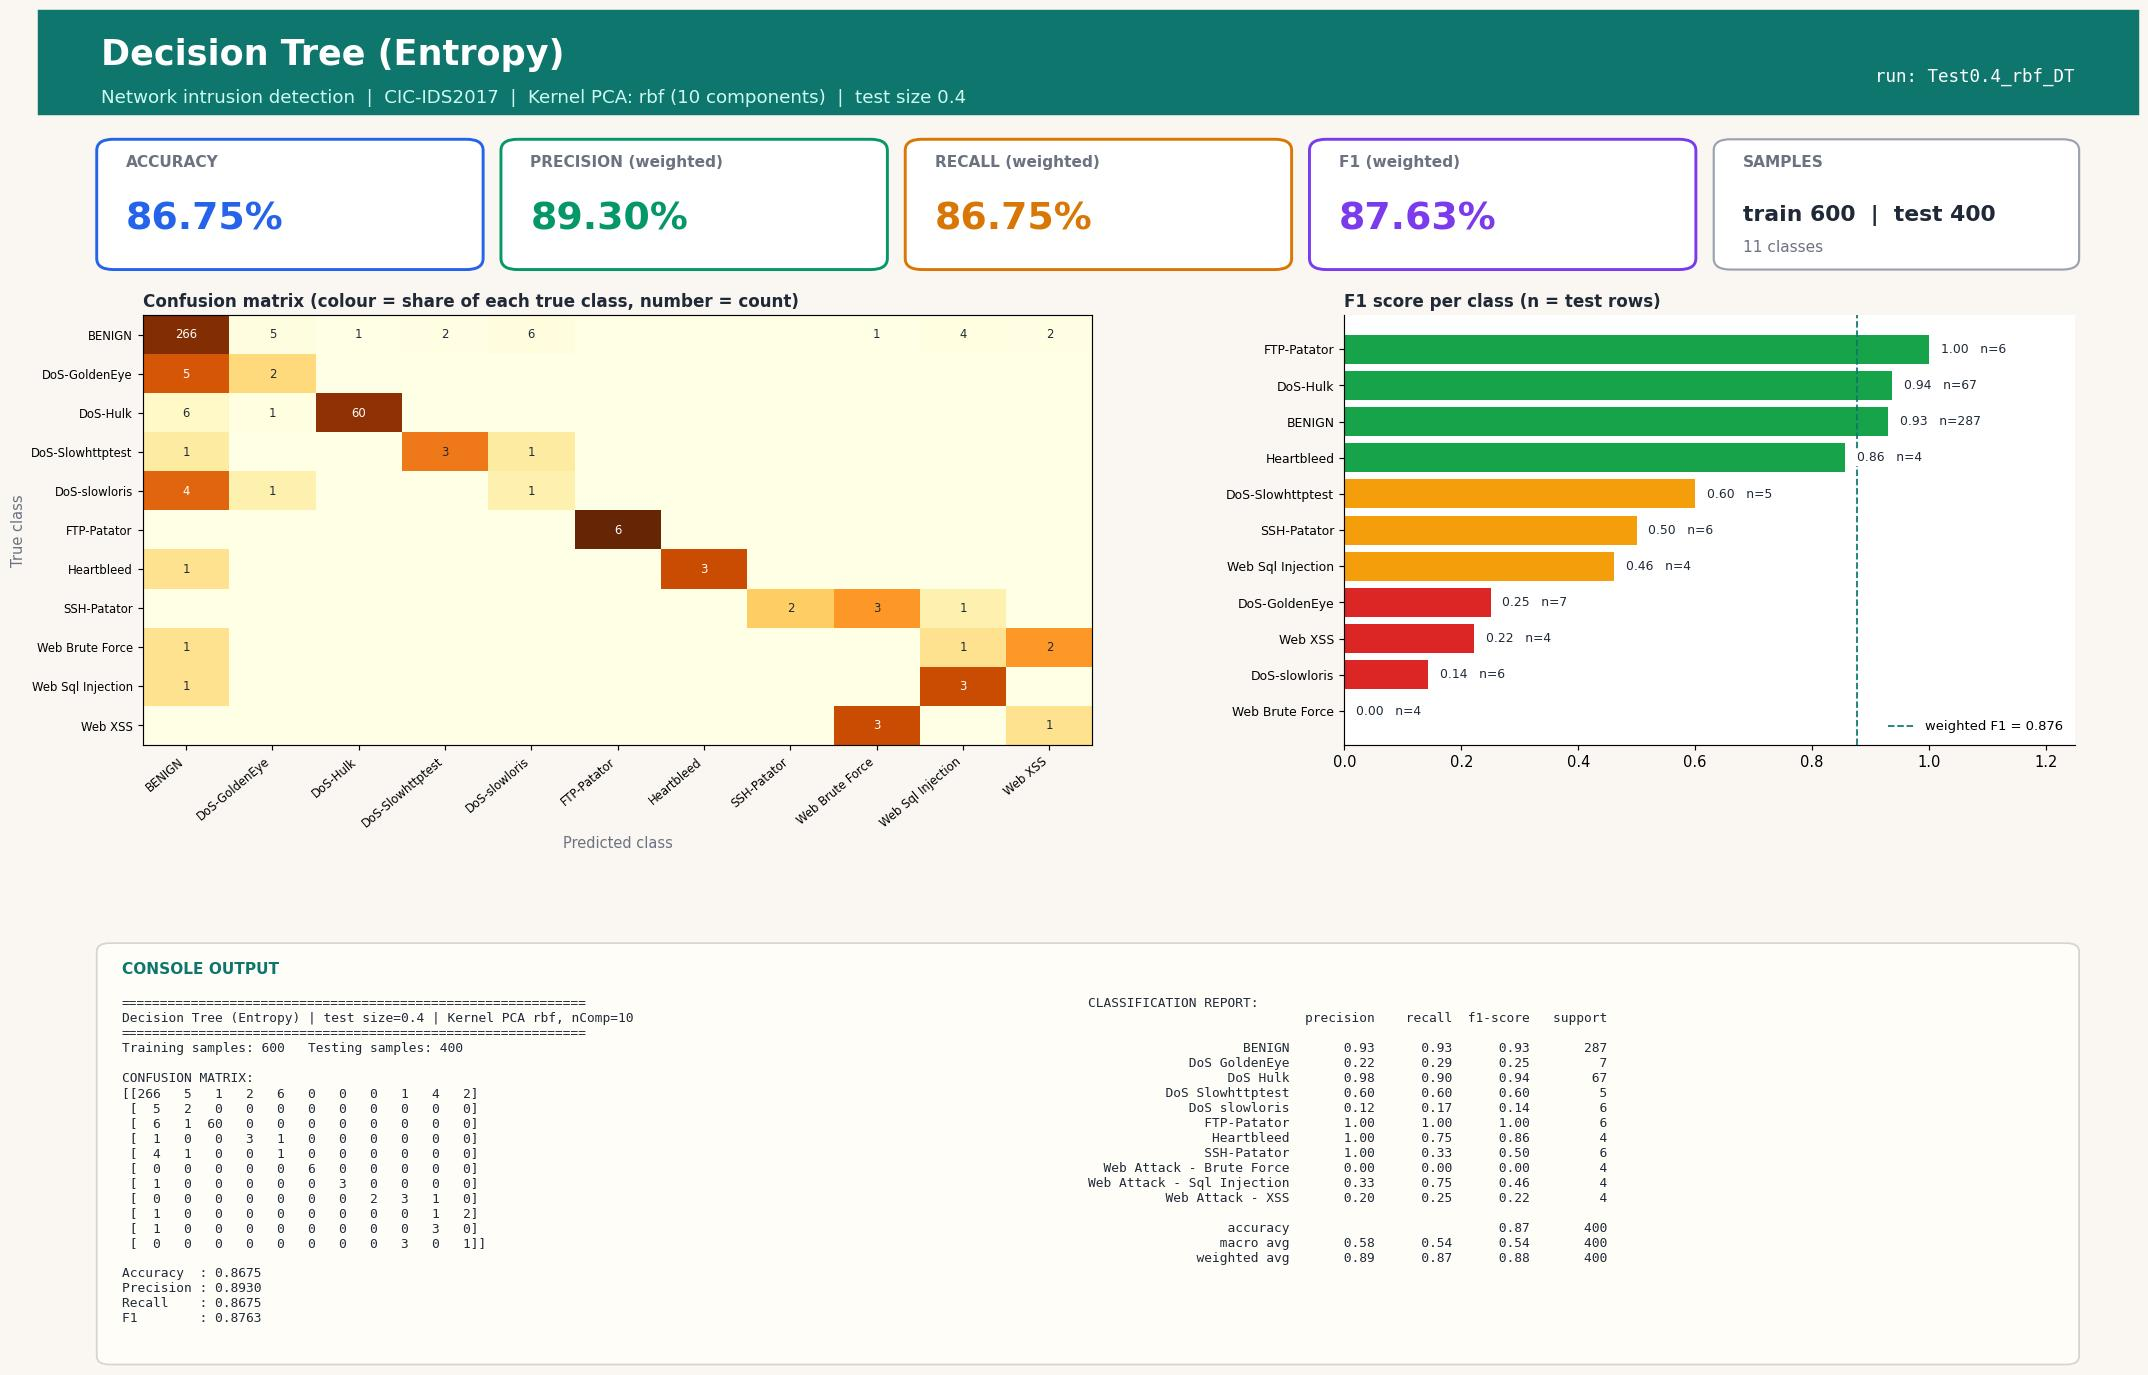

Recreate this plot in Python.
#!/usr/bin/env python3
"""Decision Tree (Entropy) | Test size 0.4 | Kernel PCA kernel=rbf, n_components=10
CIC-IDS2017 (Tue+Wed+Thu-morning) 1000-row stratified sample.
Run in any IDE (Spyder / VS Code / PyCharm / Jupyter): open the file and press Run, no arguments needed.
Saves next to this file: 'Test0.4_rbf_DT.jpg' - one image with the console output (confusion matrix, metrics, classification report) plus charts."""
import json, os
import numpy as np
import matplotlib.pyplot as plt
from sklearn.decomposition import KernelPCA
from sklearn.tree import DecisionTreeClassifier
from sklearn.metrics import (accuracy_score, classification_report, confusion_matrix,
                             f1_score, precision_score, recall_score)
from sklearn.model_selection import train_test_split
from sklearn.preprocessing import StandardScaler

TEST_SIZE, KERNEL, N_COMP, ALG, ALG_NAME = 0.4, "rbf", 10, "DT", "Decision Tree (Entropy)"
try:
    HERE = os.path.dirname(os.path.abspath(__file__))
except NameError:                      # Jupyter / interactive console
    HERE = os.getcwd()
def _find_root():                      # folder that contains data/sample.npz (works from any working directory)
    for p in (HERE, os.path.join(HERE, ".."), os.path.join(HERE, "..", ".."), os.getcwd()):
        if os.path.exists(os.path.join(p, "data", "sample.npz")):
            return os.path.abspath(p)
    raise FileNotFoundError("data/sample.npz not found - run prepare_data.py or keep the repo folder structure")
ROOT = _find_root()
tag = f"Test{TEST_SIZE}_{KERNEL}_{ALG}"

# 1. LOAD cached, cleaned sample (see prepare_data.py)
d = np.load(os.path.join(ROOT, "data", "sample.npz"), allow_pickle=True)
X, y, class_names = d["X"], d["y"], [str(c).replace("�", "-") for c in d["classes"]]

# 2. SPLIT
X_train, X_test, y_train, y_test = train_test_split(
    X, y, test_size=TEST_SIZE, random_state=42, stratify=y)

# 3. SCALE (fit on train only)
scaler = StandardScaler()
X_train = scaler.fit_transform(X_train); X_test = scaler.transform(X_test)

# 4. DIMENSIONALITY REDUCTION: Kernel PCA (fit on train only; gamma = sklearn default 1/n_features)
kpca = KernelPCA(n_components=N_COMP, kernel=KERNEL, random_state=0)
X_train = kpca.fit_transform(X_train); X_test = kpca.transform(X_test)

# 5. CLASSIFIER
classifier = DecisionTreeClassifier(criterion="entropy", random_state=0)
classifier.fit(X_train, y_train)
y_pred = classifier.predict(X_test)

# 6. METRICS
labels = np.arange(len(class_names))
cm = confusion_matrix(y_test, y_pred, labels=labels)
res = dict(test_size=TEST_SIZE, kernel=KERNEL, n_components=N_COMP, algorithm=ALG, model=ALG_NAME,
           n_train=int(len(y_train)), n_test=int(len(y_test)),
           accuracy=accuracy_score(y_test, y_pred),
           precision=precision_score(y_test, y_pred, average="weighted", zero_division=0),
           recall=recall_score(y_test, y_pred, average="weighted", zero_division=0),
           f1=f1_score(y_test, y_pred, average="weighted", zero_division=0))
report = classification_report(y_test, y_pred, labels=labels, target_names=class_names, zero_division=0)
lines = ["=" * 60, f"{ALG_NAME} | test size={TEST_SIZE} | Kernel PCA {KERNEL}, nComp={N_COMP}", "=" * 60,
         f"Training samples: {len(y_train)}   Testing samples: {len(y_test)}", "", "CONFUSION MATRIX:", np.array2string(cm), ""]
for k in ("accuracy", "precision", "recall", "f1"): lines.append(f"{k.capitalize():10s}: {res[k]:.4f}")
lines += ["", "CLASSIFICATION REPORT:", report]
console_output = "\n".join(lines); print(console_output)

# 7. VISUAL OUTPUT: ONE report-style image (banner, KPI cards, charts, console output) - real results only
from matplotlib.patches import FancyBboxPatch, Rectangle
short = [c.replace("Web Attack - ", "Web ").replace("DoS ", "DoS-") for c in class_names]
rep = classification_report(y_test, y_pred, labels=labels, target_names=class_names, zero_division=0, output_dict=True)
cmn = cm / np.maximum(cm.sum(axis=1, keepdims=True), 1)          # row-normalised = per-class recall
INK, MUTED, BG, ACC = "#1f2937", "#6b7280", "#faf7f2", "#0f766e"
fig = plt.figure(figsize=(20, 13.2), dpi=105, facecolor=BG)
fig.add_artist(Rectangle((0, 0.925), 1, 0.075, transform=fig.transFigure, color=ACC, zorder=0))
fig.text(0.03, 0.968, f"{ALG_NAME}", fontsize=24, fontweight="bold", color="white", va="center")
fig.text(0.03, 0.937, f"Network intrusion detection  |  CIC-IDS2017  |  Kernel PCA: {KERNEL} ({N_COMP} components)  |  test size {TEST_SIZE}",
         fontsize=12.5, color="#ccfbf1", va="center")
fig.text(0.97, 0.952, f"run: {tag}", fontsize=12, color="white", ha="right", va="center", family="monospace")

# KPI cards
cards = [("ACCURACY", res["accuracy"], "#2563eb"), ("PRECISION (weighted)", res["precision"], "#059669"),
         ("RECALL (weighted)", res["recall"], "#d97706"), ("F1 (weighted)", res["f1"], "#7c3aed")]
for i, (lab, v, col) in enumerate(cards):
    x0 = 0.03 + i * 0.1925
    fig.add_artist(FancyBboxPatch((x0, 0.815), 0.18, 0.09, boxstyle="round,pad=0.002,rounding_size=0.008", transform=fig.transFigure,
                                  facecolor="white", edgecolor=col, linewidth=2))
    fig.text(x0 + 0.012, 0.887, lab, fontsize=10.5, color=MUTED, fontweight="bold")
    fig.text(x0 + 0.012, 0.842, f"{v * 100:.2f}%", fontsize=26, color=col, fontweight="bold")
fig.add_artist(FancyBboxPatch((0.80, 0.815), 0.17, 0.09, boxstyle="round,pad=0.002,rounding_size=0.008", transform=fig.transFigure,
                              facecolor="white", edgecolor="#9ca3af", linewidth=1.5))
fig.text(0.812, 0.887, "SAMPLES", fontsize=10.5, color=MUTED, fontweight="bold")
fig.text(0.812, 0.848, f"train {res['n_train']}  |  test {res['n_test']}", fontsize=15, color=INK, fontweight="bold")
fig.text(0.812, 0.826, f"{len(class_names)} classes", fontsize=10.5, color=MUTED)

gs = fig.add_gridspec(1, 2, left=0.05, right=0.97, top=0.78, bottom=0.47, wspace=0.30, width_ratios=[1.3, 1])
ax1 = fig.add_subplot(gs[0, 0]); ax2 = fig.add_subplot(gs[0, 1])
for ax in (ax1, ax2): ax.set_facecolor("white")
im = ax1.imshow(cmn, cmap="YlOrBr", vmin=0, vmax=1, aspect="auto")
ax1.set_xticks(labels); ax1.set_yticks(labels); ax1.set_xticklabels(short, rotation=40, ha="right", fontsize=8); ax1.set_yticklabels(short, fontsize=8)
ax1.set_title("Confusion matrix (colour = share of each true class, number = count)", loc="left", fontsize=11.5, color=INK, fontweight="bold")
ax1.set_xlabel("Predicted class", color=MUTED); ax1.set_ylabel("True class", color=MUTED)
for a_ in labels:
    for b_ in labels:
        if cm[a_, b_]: ax1.text(b_, a_, cm[a_, b_], ha="center", va="center", fontsize=8, color="white" if cmn[a_, b_] > 0.6 else INK)
f1s = [rep[c]["f1-score"] for c in class_names]; sup = [int(rep[c]["support"]) for c in class_names]
order = np.argsort(f1s)
cols = ["#dc2626" if f1s[i] < 0.34 else "#f59e0b" if f1s[i] < 0.67 else "#16a34a" for i in order]
ax2.barh(range(len(order)), [f1s[i] for i in order], color=cols)
ax2.set_yticks(range(len(order))); ax2.set_yticklabels([short[i] for i in order], fontsize=8.5); ax2.set_xlim(0, 1.25)
ax2.set_title("F1 score per class (n = test rows)", loc="left", fontsize=11.5, color=INK, fontweight="bold")
for k, i in enumerate(order): ax2.text(f1s[i] + 0.02, k, f"{f1s[i]:.2f}   n={sup[i]}", va="center", fontsize=8.5, color=INK, zorder=5, bbox=dict(facecolor="white", edgecolor="none", pad=1))
for sp in ("top", "right"): ax2.spines[sp].set_visible(False)
ax2.axvline(res["f1"], color=ACC, ls="--", lw=1.2, label=f"weighted F1 = {res['f1']:.3f}"); ax2.legend(loc="lower right", fontsize=9, frameon=False)

# console output panel (same text that is printed to the console)
fig.add_artist(FancyBboxPatch((0.03, 0.025), 0.94, 0.30, boxstyle="round,pad=0.002,rounding_size=0.006", transform=fig.transFigure,
                              facecolor="#fffdf8", edgecolor="#d6d3d1", linewidth=1.2))
fig.text(0.04, 0.305, "CONSOLE OUTPUT", fontsize=10.5, color=ACC, fontweight="bold")
split_at = lines.index("CLASSIFICATION REPORT:")
fig.text(0.04, 0.288, "\n".join(lines[:split_at]), family="monospace", fontsize=8.8, color=INK, va="top")
fig.text(0.50, 0.288, "\n".join(lines[split_at:]), family="monospace", fontsize=8.8, color=INK, va="top")
plt.savefig(os.path.join(HERE, tag + ".jpg"), format="jpg", bbox_inches="tight", facecolor=BG)
if os.environ.get("ACN_NO_SHOW") != "1": plt.show()   # IDEs display the image; run_all.py disables this
plt.close()

os.makedirs(os.path.join(ROOT, "results", "json"), exist_ok=True)
with open(os.path.join(ROOT, "results", "json", tag + ".json"), "w") as f: json.dump(res, f)
